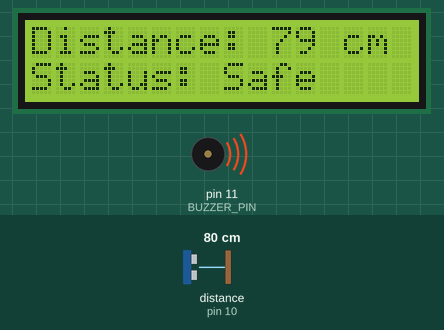
A sketch run on a simulated Arduino Uno, built with avr-gcc and run on an emulated ATmega328P. On the bench: 16×2 character LCD, buzzer (waves = sounding, pin HIGH). Wiring (inferred from the names in the program): ultrasonic range finder: trigger pin 9; echo pin 10. The test bench sets the inputs (shaded band); at power-on: distance to the obstacle (sensor on pin 10) 80 cm. The echo pulse lasts 58.3 µs per cm; pins used as bus, display or sensor lines are not drawn.

Above: at 2.7 s.
2.8 s: distance to the obstacle (sensor on pin 10) set to 35 cm
At 3.9 s:
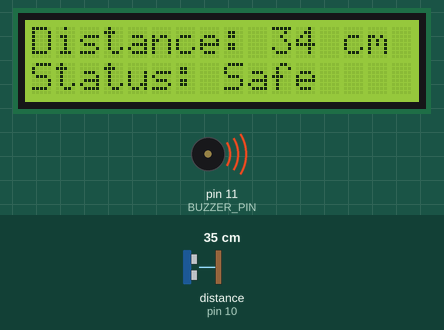
4.3 s: distance to the obstacle (sensor on pin 10) set to 30 cm
At 4.8 s:
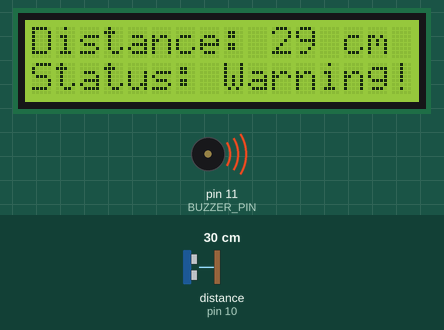
6.5 s: distance to the obstacle (sensor on pin 10) set to 13 cm
At 7.44 s:
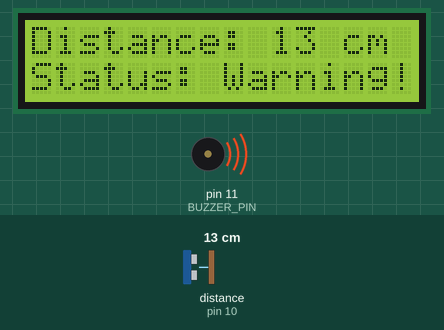
8.3 s: distance to the obstacle (sensor on pin 10) set to 10 cm
At 8.9 s:
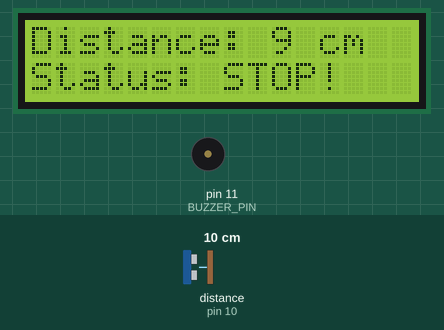
Timing chart, 0 to 10.8 s (numbered marks = the images above; inputs shaded):
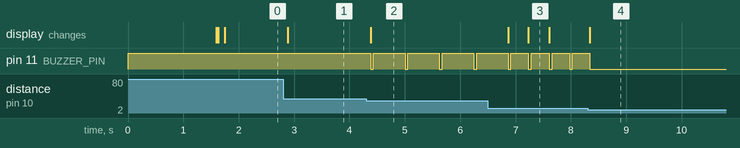

Measured:
- the behaviour switches between 32 and 31 cm on distance to the obstacle (sensor on pin 10) (found by bisection; images 1 and 2)
- the behaviour switches between 12 and 11 cm on distance to the obstacle (sensor on pin 10) (found by bisection; images 3 and 4)
- after the input at 2.8 s, the display: changes after 0.08 s (image 1)
- after the input at 4.3 s, pin 11 (BUZZER_PIN): alternates HIGH for 0.57 s and LOW for 0.05 s, starting after 0.08 s; the display: changes after 0.08 s (image 2)
- after the input at 6.5 s, pin 11 (BUZZER_PIN): alternates HIGH for 0.32 s and LOW for 0.05 s, starting after 0.73 s; the display: first changes after 0.37 s (image 3 shows a later state)
- after the input at 8.3 s, pin 11 (BUZZER_PIN): goes on until 8.3 s, then stays LOW; the display: changes at once (image 4)

The sketch:

Ultrasonic_Parking_System.ino
```cpp
#include <Wire.h>
#include <LiquidCrystal_I2C.h>

LiquidCrystal_I2C lcd(0x27, 16, 2);

// Pin Definitions
const int TRIG_PIN = 9;
const int ECHO_PIN = 10;
const int BUZZER_PIN = 11;

// Variables
long duration;
int distance;

void setup() {
  pinMode(TRIG_PIN, OUTPUT);
  pinMode(ECHO_PIN, INPUT);
  pinMode(BUZZER_PIN, OUTPUT);

  // Keep Active-LOW buzzer silent initially
  digitalWrite(BUZZER_PIN, HIGH);

  lcd.init();
  lcd.backlight();

  lcd.setCursor(0, 0);
  lcd.print("Distance Meter");
  lcd.setCursor(0, 1);
  lcd.print("Initializing...");
  delay(1500);
  lcd.clear();
}

void loop() {
  // 1. Send a 10-microsecond HIGH pulse to trigger sound wave
  digitalWrite(TRIG_PIN, LOW);
  delayMicroseconds(2);
  digitalWrite(TRIG_PIN, HIGH);
  delayMicroseconds(10);
  digitalWrite(TRIG_PIN, LOW);

  // 2. Read travel duration in microseconds (time-of-flight)
  duration = pulseIn(ECHO_PIN, HIGH);

  // 3. Calculate distance in centimeters
  // Speed of sound = 0.0343 cm/us -> Divide by 2 for round-trip distance
  distance = duration * 0.0343 / 2;

  // 4. Update LCD Display
  lcd.setCursor(0, 0);
  lcd.print("Distance: ");
  lcd.print(distance);
  lcd.print(" cm   "); // Extra spaces clear residual numbers

  lcd.setCursor(0, 1);
  if (distance > 30 || distance <= 0) {
    lcd.print("Status: Safe     ");
  } else if (distance <= 30 && distance > 10) {
    lcd.print("Status: Warning! ");
  } else {
    lcd.print("Status: STOP!    ");
  }

  // 5. Proximity Alarm Logic (Dynamic Beep Rate)
  if (distance > 0 && distance <= 10) {
    // Solid warning beep when extremely close
    digitalWrite(BUZZER_PIN, LOW);
  } else if (distance > 10 && distance <= 30) {
    // Pulse beep speed scales with proximity
    digitalWrite(BUZZER_PIN, LOW);
    delay(50);
    digitalWrite(BUZZER_PIN, HIGH);
    delay(distance * 15); // Closer distance = shorter pause = faster beeping
  } else {
    // Silent when out of danger zone
    digitalWrite(BUZZER_PIN, HIGH);
  }

  delay(100); // Sensor stability sampling delay
}
```
